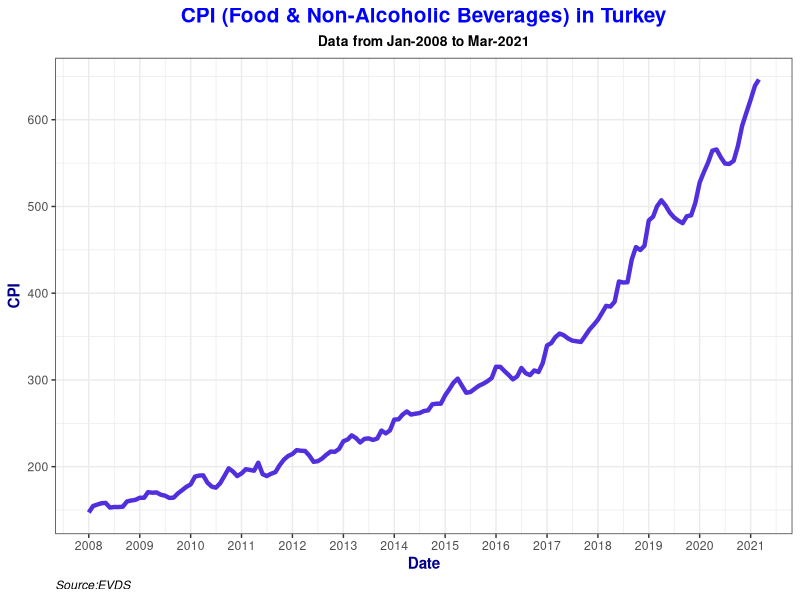
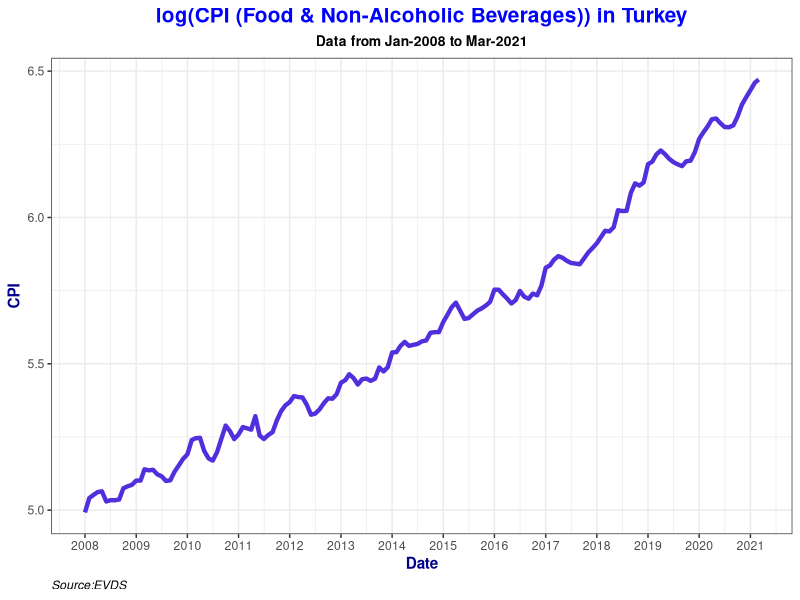
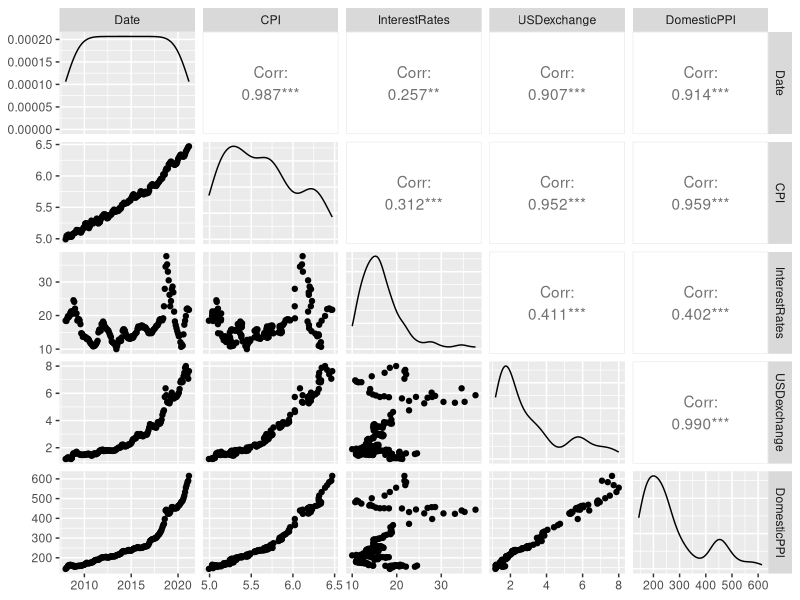
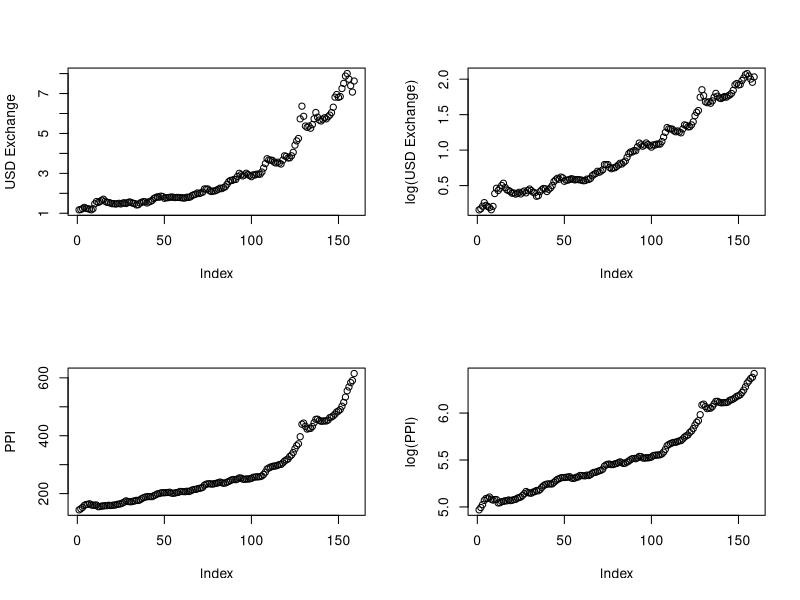
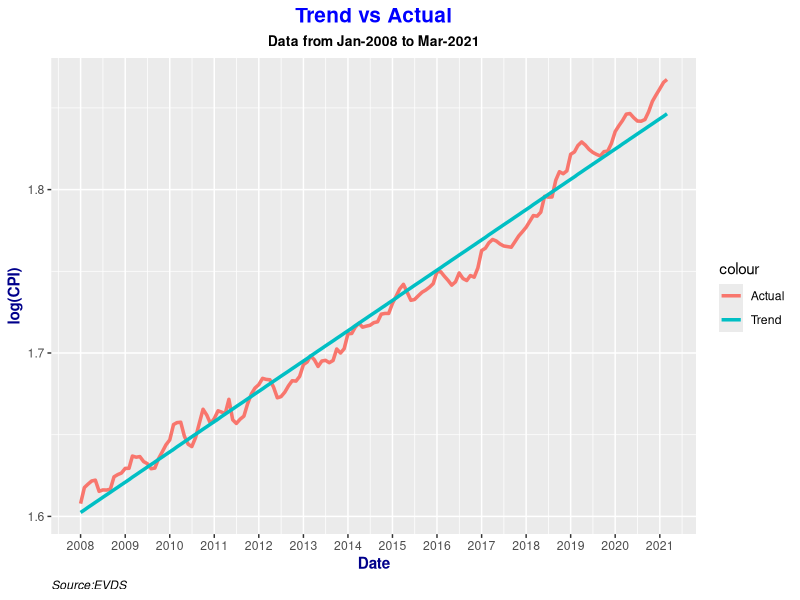
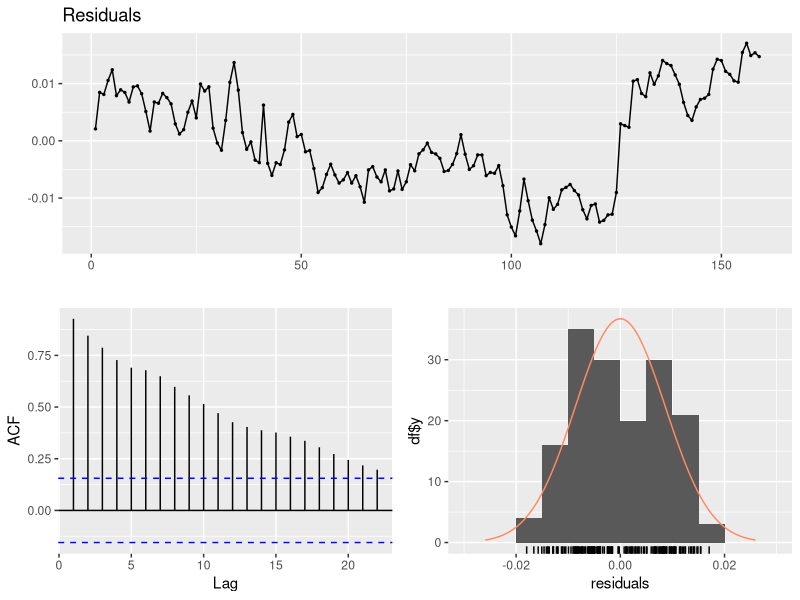
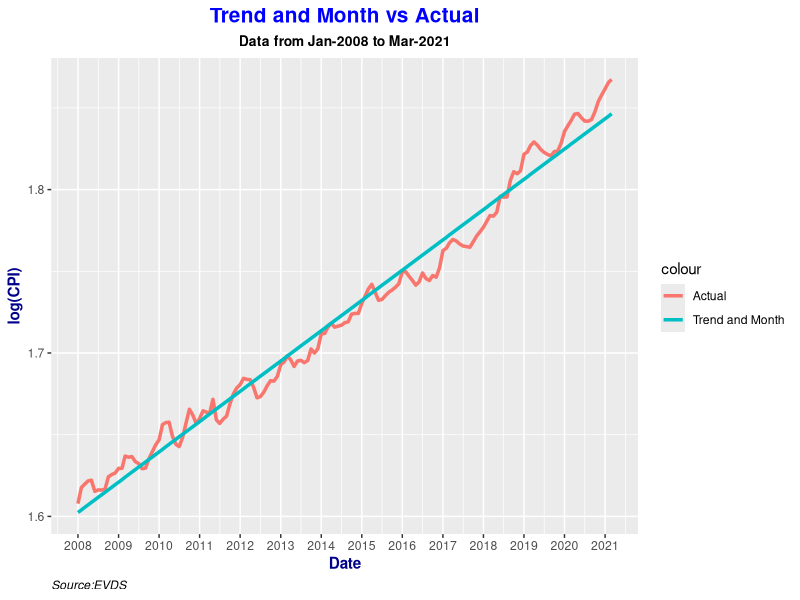
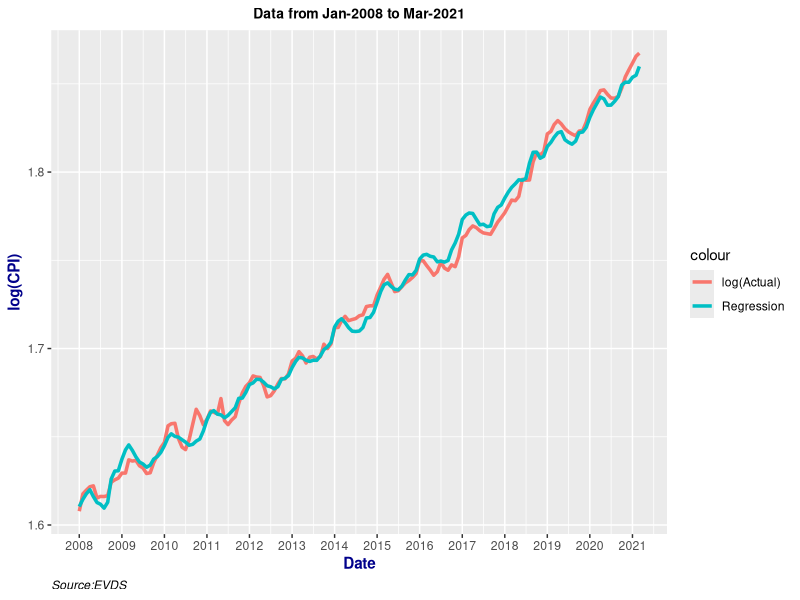

Source code (R) for these figures, in order:
## ---- chunk 1
library(readxl)
library(data.table)
library(forecast)
library(lubridate)
library(ggplot2)
library(scales)
library(stats)
library(GGally)

alldata=read_excel("EVDS-AllData.xlsx")
alldata=as.data.table(alldata)
alldata$Date=as.Date(alldata$Date)
head(alldata)
str(alldata)
## ---- chunk 2

ggplot(data=alldata, aes(x=Date, y=CPI))+geom_line(size=1.5,colour="#512FDC")+ 
  theme_bw()+
  labs(title = "CPI (Food & Non-Alcoholic Beverages) in Turkey", x = "Date",subtitle = "Data from Jan-2008 to Mar-2021",caption = "Source:EVDS") + 
  theme(axis.title.y = element_text(color = "dark blue", face = "bold"),plot.title = element_text(color = "blue", size = 15, face = "bold",hjust=0.5), 
        plot.subtitle = element_text(size = 10, face = "bold", hjust = 0.5), axis.title.x=element_text(colour="Dark Blue", face="bold"),
        plot.caption = element_text(face = "italic", hjust = 0))+
  scale_x_date(date_breaks = "1 year",labels=date_format("%Y"))

## ---- chunk 3
alldata$CPI=log(alldata$CPI)
ggplot(data=alldata, aes(x=Date, y=CPI))+geom_line(size=1.5,colour="#512FDC")+ 
  theme_bw()+
  labs(title = "log(CPI (Food & Non-Alcoholic Beverages)) in Turkey", x = "Date",subtitle = "Data from Jan-2008 to Mar-2021",caption = "Source:EVDS") + 
  theme(axis.title.y = element_text(color = "dark blue", face = "bold"),plot.title = element_text(color = "blue", size = 15, face = "bold",hjust=0.5), 
        plot.subtitle = element_text(size = 10, face = "bold", hjust = 0.5), axis.title.x=element_text(colour="Dark Blue", face="bold"),
        plot.caption = element_text(face = "italic", hjust = 0))+
  scale_x_date(date_breaks = "1 year",labels=date_format("%Y"))

## ---- chunk 4
ggpairs(alldata)
## ---- chunk 5
par(mfrow=c(2,2))
plot(alldata$USDexchange, ylab="USD Exchange")
plot(log(alldata$USDexchange), ylab="log(USD Exchange)")


plot(alldata$DomesticPPI, ylab="PPI")
plot(log(alldata$DomesticPPI),ylab="log(PPI)")
## ---- chunk 6
alldata[,trend:=1:.N]

ts_reg=lm(log(CPI)~trend, alldata)
summary(ts_reg)
alldata[,trend_constant:=predict(ts_reg,alldata)]

ggplot(data=alldata, aes(x=Date))+ geom_line(aes(y=log(CPI),color="Actual"),size=1.2)+
  geom_line(aes(y=trend_constant,color='Trend'),size=1.2)+
  labs(title = "Trend vs Actual", x = "Date",subtitle = "Data from Jan-2008 to Mar-2021",caption = "Source:EVDS") +
  theme(axis.title.y = element_text(color = "dark blue", face = "bold"),plot.title = element_text(color = "blue", size = 15, face = "bold",hjust=0.5), 
        plot.subtitle = element_text(size = 10, face = "bold", hjust = 0.5), axis.title.x=element_text(colour="Dark Blue", face="bold"),
        plot.caption = element_text(face = "italic", hjust = 0))+
  scale_x_date(date_breaks = "1 year",labels=date_format("%Y"))
## ---- chunk 7
alldata[,month:=as.character(month(Date,label=1))]

ts_reg=lm(log(CPI)~trend+month,alldata)
summary(ts_reg)
checkresiduals(ts_reg$residuals,lag=12)

alldata[,trend_constant_month:=predict(ts_reg,alldata)]

ggplot(data=alldata, aes(x=Date))+ geom_line(aes(y=log(CPI),color="Actual"),size=1.2)+
  geom_line(aes(y=trend_constant,color='Trend and Month'),size=1.2)+
  labs(title = "Trend and Month vs Actual", x = "Date",subtitle = "Data from Jan-2008 to Mar-2021",caption = "Source:EVDS") +
  theme(axis.title.y = element_text(color = "dark blue", face = "bold"),plot.title = element_text(color = "blue", size = 15, face = "bold",hjust=0.5), 
        plot.subtitle = element_text(size = 10, face = "bold", hjust = 0.5), axis.title.x=element_text(colour="Dark Blue", face="bold"),
        plot.caption = element_text(face = "italic", hjust = 0))+
  scale_x_date(date_breaks = "1 year",labels=date_format("%Y"))
## ---- chunk 8

cor(log(alldata$USDexchange),log(alldata$CPI))
cor(alldata$USDexchange,log(alldata$CPI))

ts_reg=lm(log(CPI)~trend+month+log(USDexchange),alldata)
summary(ts_reg)

alldata[,regrline:=predict(ts_reg,alldata)]

ggplot(data=alldata, aes(x=Date))+ geom_line(aes(y=log(CPI),color="log(Actual)"),size=1.2)+
  geom_line(aes(y=regrline,color='Regression'),size=1.2)+
  labs(x = "Date",subtitle = "Data from Jan-2008 to Mar-2021",caption = "Source:EVDS") +
  theme(axis.title.y = element_text(color = "dark blue", face = "bold"),plot.title = element_text(color = "blue", size = 15, face = "bold",hjust=0), 
        plot.subtitle = element_text(size = 10, face = "bold", hjust = 0.5), axis.title.x=element_text(colour="Dark Blue", face="bold"),
        plot.caption = element_text(face = "italic", hjust = 0))+
  scale_x_date(date_breaks = "1 year",labels=date_format("%Y"))

checkresiduals(ts_reg$residuals)
## ---- chunk 9
cor(log(alldata$DomesticPPI),log(alldata$CPI))
cor(alldata$DomesticPPI,log(alldata$CPI))

ts_reg=lm(log(CPI)~trend+month+log(USDexchange)+log(DomesticPPI),alldata)
summary(ts_reg)

alldata[,regrline:=predict(ts_reg,alldata)]

ggplot(data=alldata, aes(x=Date))+ geom_line(aes(y=log(CPI),color="log(Actual)"),size=1.2)+
  geom_line(aes(y=regrline,color='Regression'),size=1.2)+
  labs(x = "Date",subtitle = "Data from Jan-2008 to Mar-2021",caption = "Source:EVDS") +
  theme(axis.title.y = element_text(color = "dark blue", face = "bold"),plot.title = element_text(color = "blue", size = 15, face = "bold",hjust=0.5), 
        plot.subtitle = element_text(size = 10, face = "bold", hjust = 0.5), axis.title.x=element_text(colour="Dark Blue", face="bold"),
        plot.caption = element_text(face = "italic", hjust = 0))+
  scale_x_date(date_breaks = "1 year",labels=date_format("%Y"))

checkresiduals(ts_reg$residuals)

## ---- chunk 10
ts_reg=lm(log(CPI)~trend+month+log(USDexchange)+log(DomesticPPI)+InterestRates,alldata)
summary(ts_reg)

alldata[,regrline:=predict(ts_reg,alldata)]

ggplot(data=alldata, aes(x=Date))+ geom_line(aes(y=log(CPI),color="log(Actual)"),size=1.2)+
  geom_line(aes(y=regrline,color='Regression'),size=1.2)+
  labs(x = "Date",subtitle = "Data from Jan-2008 to Mar-2021",caption = "Source:EVDS") +
  theme(axis.title.y = element_text(color = "dark blue", face = "bold"),plot.title = element_text(color = "blue", size = 15, face = "bold",hjust=0.5), 
        plot.subtitle = element_text(size = 10, face = "bold", hjust = 0.5), axis.title.x=element_text(colour="Dark Blue", face="bold"),
        plot.caption = element_text(face = "italic", hjust = 0))+
  scale_x_date(date_breaks = "1 year",labels=date_format("%Y"))

checkresiduals(ts_reg$residuals)

## ---- chunk 11
alldata[, residuals:=residuals(ts_reg)]
alldata[, lag1:=shift(residuals(ts_reg),1)]

ts_reg=lm(log(CPI)~trend+month+log(USDexchange)+log(DomesticPPI)+InterestRates+lag1,alldata)
summary(ts_reg)

alldata[,regrline:=predict(ts_reg,alldata)]

ggplot(data=alldata, aes(x=Date))+ geom_line(aes(y=log(CPI),color="log(Actual)"),size=1.2)+
  geom_line(aes(y=regrline,color='Regression'),size=1.2)+
  labs(title="Regression with Lag Variable",x = "Date",subtitle = "Data from Jan-2008 to Mar-2021",caption = "Source:EVDS") +
  theme(axis.title.y = element_text(color = "dark blue", face = "bold"),plot.title = element_text(color = "blue", size = 15, face = "bold",hjust=0.5), 
        plot.subtitle = element_text(size = 10, face = "bold", hjust = 0.5), axis.title.x=element_text(colour="Dark Blue", face="bold"),
        plot.caption = element_text(face = "italic", hjust = 0))+
  scale_x_date(date_breaks = "1 year",labels=date_format("%Y"))

checkresiduals(ts_reg$residuals)
## ---- chunk 12

ggplot(data=alldata)+ geom_point(aes(y=log(CPI), x=regrline))+
  labs(title="Actual vs Fitted Scatterplot",x = "Fitted Values",y="Actual Values",subtitle = "Data from Jan-2008 to Mar-2021",caption = "Source:EVDS") +
  theme(axis.title.y = element_text(color = "dark blue", face = "bold"),plot.title = element_text(color = "blue", size = 15, face = "bold",hjust=0.5), 
        plot.subtitle = element_text(size = 10, face = "bold", hjust = 0.5), axis.title.x=element_text(colour="Dark Blue", face="bold"),
        plot.caption = element_text(face = "italic", hjust = 0)) + geom_abline(slope=1,color="red")

## ---- chunk 13

alldata=rbind(alldata, data.table(Date= as.Date("2021-04-01")),fill=T)
alldata[160,trend:=160]

predict(alldata$USDexchange)
alldata[160, USDexchange:=7.706787]

predict(alldata$InterestRates)
alldata[160, InterestRates:=21.70647]

predict(alldata$DomesticPPI)
alldata[160, DomesticPPI:=632.9363]

predict(alldata$lag1)
alldata[160, lag1:=-0.000101186]

alldata[160,month:=as.character(month(Date,label=1))]


ts_reg=lm(log(CPI)~trend+month+log(USDexchange)+log(DomesticPPI)+InterestRates+lag1,alldata)
summary(ts_reg)

alldata[,regrline:=predict(ts_reg,alldata)]

## ---- chunk 14
forecast=exp(alldata$regrline[160])
forecast

ggplot(data=alldata, aes(x=Date))+ geom_line(aes(y=log(CPI),color="log(Actual)"))+
  geom_line(aes(y=regrline,color='Regression'))+
  labs(title="Final Plot",x = "Date",subtitle = "Data from Jan-2008 to Mar-2021",caption = "Source:EVDS") +
  theme(axis.title.y = element_text(color = "dark blue", face = "bold"),plot.title = element_text(color = "blue", size = 15, face = "bold",hjust=0.5), 
        plot.subtitle = element_text(size = 10, face = "bold", hjust = 0.5), axis.title.x=element_text(colour="Dark Blue", face="bold"),
        plot.caption = element_text(face = "italic", hjust = 0))+
  scale_x_date(date_breaks = "1 year",labels=date_format("%Y"))



